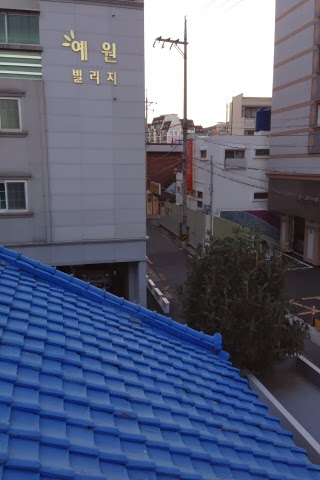
#> input picture hw3/data/S1.jpg, 320 x 480 px
$ python Louis_Ransac.py
#> lines starting #> are read from the running program, lines starting #| are printed output that depends on the picture; after the words box and inside, x2 and y2 are one past the last pixel; in counts of white or black regions, pixels touching at a corner belong together
### hw3/matcher.py
import numpy as np
import matplotlib.pyplot as plt
import cv2

class DMatch():
    def __init__(self, queryIdx, trainIdx, distance):
        self.queryIdx = queryIdx
        self.trainIdx = trainIdx
        self.distance = distance

def knnMatch(des1, des2):
    dmatch_list = []
    for i in range(len(des1)):
        distance_list = []
        idx_list = []
        for j in range(len(des2)):
            distance = np.sqrt(np.sum(np.square(des1[i] - des2[j])))
            # distance = np.linalg.norm(des1[i] - des2[j])
            distance_list.append(distance)
            idx_list.append(j)

        idx_list = np.argsort(np.asarray(distance_list))
        distance_list = np.sort(np.asarray(distance_list))

        match1 = DMatch(i, idx_list[0], distance_list[0])
        match2 = DMatch(i, idx_list[1], distance_list[1])
        dmatch_list.append([match1, match2])

    return dmatch_list

# [21 lines left out: function showMatching, not called in this run]


### hw3/wrap_two.py
import matplotlib.pyplot as plt
import numpy as np
import cv2
from ransac import homography
from wrap import registration
from PIL import Image
from matplotlib import cm
# from keras.preprocessing.image import img_to_array

def wrap_two(img1, img2, H, fileName='example.jpg'):
    '''
    wrap_two Stitch a pair image.
    Stitch img1 to img2 given the transformation from img1 to img2 is H.
    Save the stitched panorama to fileName.

    INPUT:
    - img1: image 1
    - img2: image 2
    - H: 3 by 3 affine transformation matrix
    - fileName: specified file name

    OUTPUT:
    - Pano: the panoramic image
    '''

    nrows, ncols, _ = np.array(img1).shape
    Hinv = np.linalg.inv(H)
    Hinvtuple = (Hinv[0,0],Hinv[0,1], Hinv[0,2], Hinv[1,0],Hinv[1,1],Hinv[1,2])
    Pano = np.array(img1.transform((ncols*3,nrows*3), Image.AFFINE, Hinvtuple))
    Pano.setflags(write=1)
    plt.imshow(Pano)

    Hinv = np.linalg.inv(np.eye(3))
    Hinvtuple = (Hinv[0,0],Hinv[0,1], Hinv[0,2], Hinv[1,0],Hinv[1,1],Hinv[1,2])
    AddOn = np.array(img2.transform((ncols*3,nrows*3), Image.AFFINE, Hinvtuple))
    AddOn.setflags(write=1)
    plt.imshow(AddOn)

    result_mask = np.sum(Pano, axis=2) != 0
    temp_mask = np.sum(AddOn, axis=2) != 0
    add_mask = temp_mask | ~result_mask
    for c in range(Pano.shape[2]):
        cur_im = Pano[:,:,c]
        temp_im = AddOn[:,:,c]
        cur_im[add_mask] = temp_im[add_mask]
        Pano[:,:,c] = cur_im
    plt.imshow(Pano)


    # Cropping
    boundMask = np.where(np.sum(Pano, axis=2) != 0)
    Pano = Pano[:np.max(boundMask[0]),:np.max(boundMask[1])]
    # plt.imshow(Pano)

    # Savefig
    result = Image.fromarray(Pano)
    result.save(fileName)

    return Pano

# [28 lines that do not run on import are left out]

### hw3/Louis_Ransac.py
import cv2
import matplotlib.pyplot as plt
import numpy as np
from ransac import *
from matcher import *
import random
from wrap_two import wrap_two
from PIL import Image
from matplotlib import cm

# [10 lines left out: function showKeypoints, not called in this run]


# def show_matching(matches):
#     """
#     feature matching
#     """
#     # flags = 2 single keypoint will not show
#     match_plot = cv2.drawMatches(img1, keypoints1, img2, keypoints2, matches, np.array([]), flags=2)
#     plt.imsave('feature matching.png', match_plot)

#

def drawColorMatches(rgb_img1, kp1, rgb_img2, kp2, matches, inliers = None):
    # Create a new output image that concatenates the two images together
    rows1 = rgb_img1.shape[0]
    cols1 = rgb_img1.shape[1]
    rows2 = rgb_img2.shape[0]
    cols2 = rgb_img2.shape[1]

    output = np.concatenate((rgb_img1, rgb_img2), axis=1)
    color = (255, 0, 0)
    h1, w1, c1 = rgb_img1.shape

    '''
    # out = np.zeros((max([rows1,rows2]),cols1+cols2,9), dtype='uint8')

    # Place the first image to the left
    out[:rows1,:cols1,:] = np.dstack([img1, img1, img1])

    # Place the next image to the right of it
    out[:rows2,cols1:cols1+cols2,:] = np.dstack([img2, img2, img2])
    '''

    # For each pair of points we have between both images
    # draw circles, then connect a line between them
    for mat in matches:

        # Get the matching keypoints for each of the images
        img1_idx = mat.queryIdx
        img2_idx = mat.trainIdx

        # x - columns, y - rows
        (x1,y1) = kp1[img1_idx].pt
        (x2,y2) = kp2[img2_idx].pt

        inlier = False

        if inliers is not None:
            for i in inliers:
                if i.item(0) == x1 and i.item(1) == y1 and i.item(2) == x2 and i.item(3) == y2:
                    inlier = True

        # Draw a small circle at both co-ordinates
        cv2.circle(output, (int(x1),int(y1)), 4, (255, 0, 0), 1)
        cv2.circle(output, (int(x2)+cols1,int(y2)), 4, (255, 0, 0), 1)

        # Draw a line in between the two points, draw inliers if we have them
        if inliers is not None and inlier:
            cv2.line(output, (int(x1),int(y1)), (int(x2)+cols1,int(y2)), (0, 255, 0), 1)
        elif inliers is not None:
            cv2.line(output, (int(x1),int(y1)), (int(x2)+cols1,int(y2)), (0, 0, 255), 1)

        if inliers is None:
            cv2.line(output, (int(x1),int(y1)), (int(x2)+cols1,int(y2)), (255, 0, 0), 1)

    return output

# [50 lines left out: function drawMatches, not called in this run]


# Computers a homography from 4-correspondences
#
def calculateHomography(correspondences):
    #loop through correspondences and create assemble matrix
    aList = []
    for corr in correspondences:
        p1 = np.matrix([corr.item(0), corr.item(1), 1])
        p2 = np.matrix([corr.item(2), corr.item(3), 1])

        a2 = [0, 0, 0, -p2.item(2) * p1.item(0), -p2.item(2) * p1.item(1), -p2.item(2) * p1.item(2),
              p2.item(1) * p1.item(0), p2.item(1) * p1.item(1), p2.item(1) * p1.item(2)]
        a1 = [-p2.item(2) * p1.item(0), -p2.item(2) * p1.item(1), -p2.item(2) * p1.item(2), 0, 0, 0,
              p2.item(0) * p1.item(0), p2.item(0) * p1.item(1), p2.item(0) * p1.item(2)]
        aList.append(a1)
        aList.append(a2)

    matrixA = np.matrix(aList)

    #svd composition
    u, s, v = np.linalg.svd(matrixA)

    #reshape the min singular value into a 3 by 3 matrix
    h = np.reshape(v[8], (3, 3))

    #normalize and now we have h
    h = (1/h.item(8)) * h
    return h

#
#Calculate the geometric distance between estimated points and original points
#
def geometricDistance(correspondence, h):

    p1 = np.transpose(np.matrix([correspondence[0].item(0), correspondence[0].item(1), 1]))
    estimatep2 = np.dot(h, p1)
    estimatep2 = (1/estimatep2.item(2))*estimatep2

    p2 = np.transpose(np.matrix([correspondence[0].item(2), correspondence[0].item(3), 1]))
    error = p2 - estimatep2
    return np.linalg.norm(error)


#
#Runs through ransac algorithm, creating homographies from random correspondences
#
def Louis_ransac(corr, thresh):
    maxInliers = []
    finalH = None
    for i in range(1000):
        #find 4 random points to calculate a homography
        corr1 = corr[random.randrange(0, len(corr))]
        corr2 = corr[random.randrange(0, len(corr))]
        randomFour = np.vstack((corr1, corr2))
        corr3 = corr[random.randrange(0, len(corr))]
        randomFour = np.vstack((randomFour, corr3))
        corr4 = corr[random.randrange(0, len(corr))]
        randomFour = np.vstack((randomFour, corr4))

        #call the homography function on those points
        h = calculateHomography(randomFour)
        inliers = []

        for i in range(len(corr)):
            d = geometricDistance(corr[i], h)
            if d < 5:
                inliers.append(corr[i])

        if len(inliers) > len(maxInliers):
            maxInliers = inliers
            finalH = h
        print ("Corr size: ", len(corr), " NumInliers: ", len(inliers), "Max inliers: ", len(maxInliers) )

        if len(maxInliers) > (len(corr)*thresh):
            break
    return finalH, maxInliers


if __name__ == '__main__':
    # rgb_img1 = cv2.imread('data/1.jpg')
    # rgb_img1 = cv2.imread('data/2.jpg')
    rgb_img1 = cv2.imread('data/S1.jpg')
#> rgb_img1 is the input picture: shape (480, 320, 3); mean B, G, R 121.5, 96.9, 89.6
    rgb_img2 = cv2.imread('data/S2.jpg')
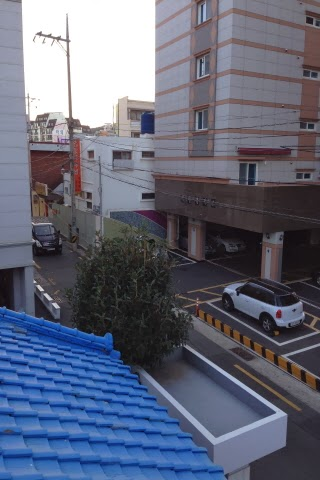
#> input picture hw3/data/S2.jpg, 320 x 480 px
#> rgb_img2 is the input picture: shape (480, 320, 3); mean B, G, R 121.4, 102.9, 97.7
    # rgb_img1 = cv2.imread('data/hill1.JPG')
    # rgb_img2 = cv2.imread('data/hill2.JPG')

    img1 = cv2.cvtColor(rgb_img1, cv2.COLOR_BGR2GRAY)
    img2 = cv2.cvtColor(rgb_img2, cv2.COLOR_BGR2GRAY)
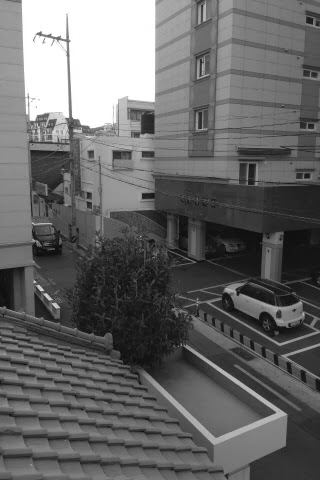
#> img2: shape (480, 320); min 8, max 255, mean 103.4
    rgb_img1 = cv2.cvtColor(rgb_img1, cv2.COLOR_BGR2RGB)
    rgb_img2 = cv2.cvtColor(rgb_img2, cv2.COLOR_BGR2RGB)

    # find features and keypoints
    sift = cv2.SIFT_create()
    keypoints1, descriptors1 = sift.detectAndCompute(img1, None)
#> keypoints1 = 958 keypoints; strongest (x, y, size): (168, 40, 2.7), (177, 41, 3.1), (185, 43, 3.4), (185, 57, 2.5)
    keypoints2, descriptors2 = sift.detectAndCompute(img2, None)
#> keypoints2 = 1020 keypoints; strongest (x, y, size): (40, 34, 3.1), (41, 289, 2.6), (58, 38, 3.1), (46, 295, 2.7)
    keypoints = [keypoints1, keypoints2]

    matches = knnMatch(descriptors1, descriptors2)
#> the loop in knnMatch, `for i in range(len(des1)):` made 958 passes
#> after the loop in knnMatch, `for i in range(len(des1)):`: dmatch_list = 958 matches
#> matches = 958 matches


    good_matches = []
    for m, n in matches:
        # print(m.distance)
        if m.distance < 0.5 * n.distance:
            good_matches.append(m)
#> after the loop, good_matches = 137 matches
    src_pts = []
    dst_pts = []
    for match in good_matches:
        src_pts.append(keypoints1[match.queryIdx].pt)
        dst_pts.append(keypoints2[match.trainIdx].pt)
#> this loop made 137 passes
#> after the loop, dst_pts = 137 pairs, first value 19.43 to 190.5, second value 36.39 to 443.7; src_pts = 137 pairs, first value 63.04 to 306.8, second value 38.58 to 457.7

    #showMatching(img1, img2, src_pts, dst_pts)

    correspondenceList = []
    for match in good_matches:
        (x1, y1) = keypoints[0][match.queryIdx].pt
        (x2, y2) = keypoints[1][match.trainIdx].pt
        correspondenceList.append([x1, y1, x2, y2])
#> this loop made 137 passes
#> (x1, y1, x2, y2) on passes 1 to 12: (63.04, 349.9, 19.82, 388), (134.9, 264, 20.79, 269.7), (139.9, 102.3, 19.43, 97.43), (146.5, 390.9, 32.06, 402.8), (147.5, 143.3, 30.92, 141.4), (148.5, 191.7, 33.85, 192.8), (149.2, 340.6, 35.33, 349.6), (149.3, 153.9, 33.21, 152.6), (152.1, 134.8, 36.15, 132.8), (152.3, 301.2, 41.11, 307.8), (152.4, 283.6, 41.09, 289.2), (153.3, 338.3, 40.55, 346.7)
#> after the loop, correspondenceList = 137 items, first 6: [63.04, 349.9, 19.82, 388], [134.9, 264, 20.79, 269.7], [139.9, 102.3, 19.43, 97.43], [146.5, 390.9, 32.06, 402.8], [147.5, 143.3, 30.92, 141.4], [148.5, 191.7, 33.85, 192.8]

    corrs = np.matrix(correspondenceList)
#> corrs = 137 rows, first 6: [63.04, 349.9, 19.82, 388], [134.9, 264, 20.79, 269.7], [139.9, 102.3, 19.43, 97.43], [146.5, 390.9, 32.06, 402.8], [147.5, 143.3, 30.92, 141.4], [148.5, 191.7, 33.85, 192.8]

    # run ransac algorithm
    finalH, inliers = Louis_ransac(corrs, 0.6) #estimation thresh 0.6
#> the loop in Louis_ransac, `for i in range(1000):` made 1 pass
#> (randomFour, corr3, corr4) on pass 1: ([[229.3, 430.7, 119.3, 428.1], [250.1, 154.3, 136.8, 155.9]], [[152.4, 283.6, 41.09, 289.2]], [[197.3, 187.7, 86.2, 188.6]])
#| Corr size:  137  NumInliers:  129 Max inliers:  129
    print("Final homography: ", finalH)
#| Final homography:  [[ 1.26478122e+00  1.83433592e-02 -1.50390816e+02]
#|  [ 1.75035171e-01  1.23250115e+00 -4.15220568e+01]
#|  [ 8.90335897e-04  7.55557831e-05  1.00000000e+00]]
    print("Final inliers count: ", len(inliers))
#| Final inliers count:  129

    # matchImg = drawMatches(img1, keypoints[0], img2, keypoints[1], good_matches, inliers)
    matchImg = drawColorMatches(rgb_img1, keypoints[0], rgb_img2, keypoints[1], good_matches, inliers)
#> the loop in drawColorMatches, `for mat in matches:` made 137 passes
#> after the loop in drawColorMatches, `for mat in matches:`:
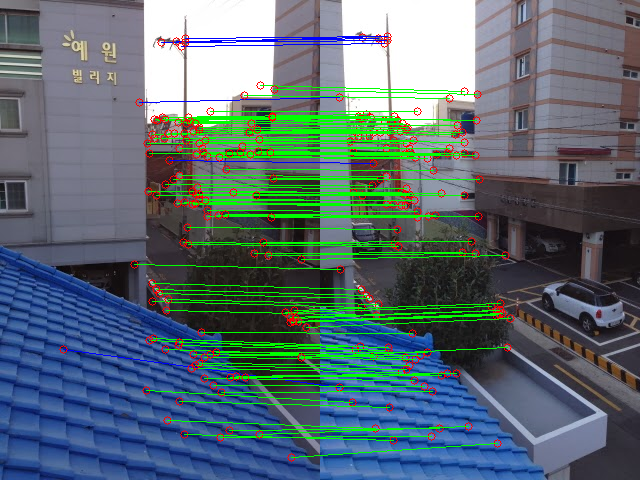
#> output: shape (480, 640, 3); mean R, G, B 89.5, 108.5, 113.4

    #cv2.imwrite('InlierMatches.png', matchImg)
    plt.imsave('InlierMatches.png', matchImg)

    f = open('homography.txt', 'w')
    f.write("Final homography: \n" + str(finalH) + "\n")
    f.write("Final inliers count: " + str(len(inliers)))
    f.close()

    # showKeypoints(keypoints1, keypoints2)

    # H = RANSAC(keypoints1, keypoints2, good_matches, 500)
    img_1 = Image.fromarray(rgb_img1)
    img_2 = Image.fromarray(rgb_img2)
    result = wrap_two(img_1, img_2, finalH)
#> in wrap_two, `result_mask = np.sum(Pano, axis=2) != 0`:
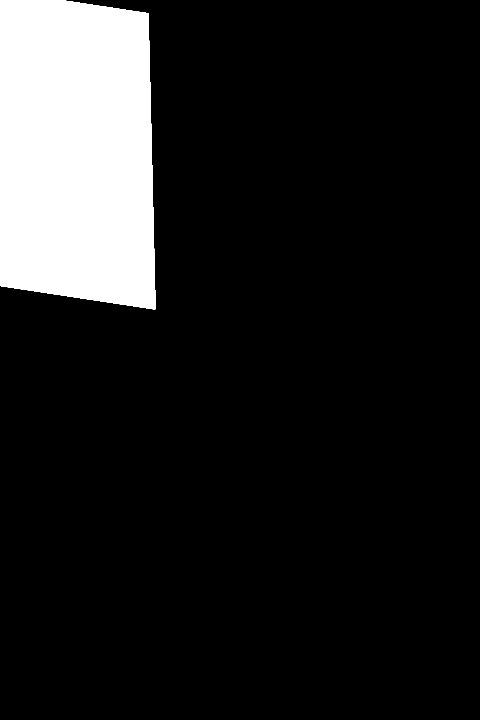
#> result_mask: shape (1440, 960) bool (shown at 1/2 size); 12.9% white; 1 white region, box (x1, y1, x2, y2) and area: (0, 0, 311, 619) 178675
#> in wrap_two, `temp_mask = np.sum(AddOn, axis=2) != 0`: temp_mask: shape (1440, 960) bool; 11.1% white; 1 white region, box (x1, y1, x2, y2) and area: (0, 0, 320, 480) 153600
#> in wrap_two, `add_mask = temp_mask | ~result_mask`:
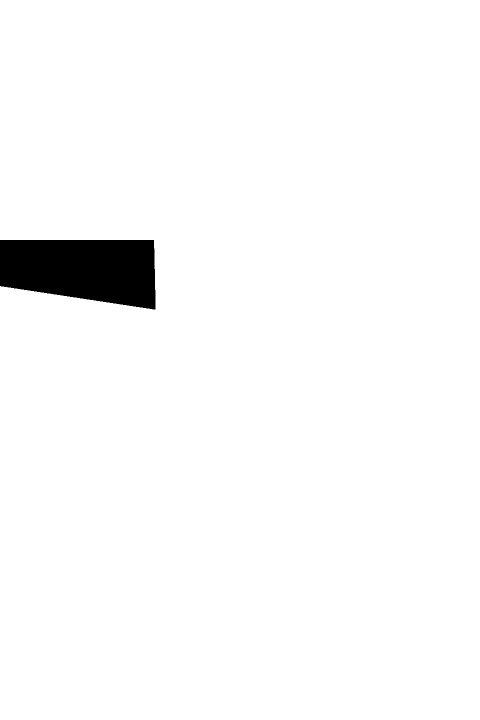
#> add_mask: shape (1440, 960) bool (shown at 1/2 size); 97.4% white; 1 black region, box (x1, y1, x2, y2) and area: (0, 480, 311, 619) 35835
#> after the loop in wrap_two, `for c in range(Pano.shape[2]):`:
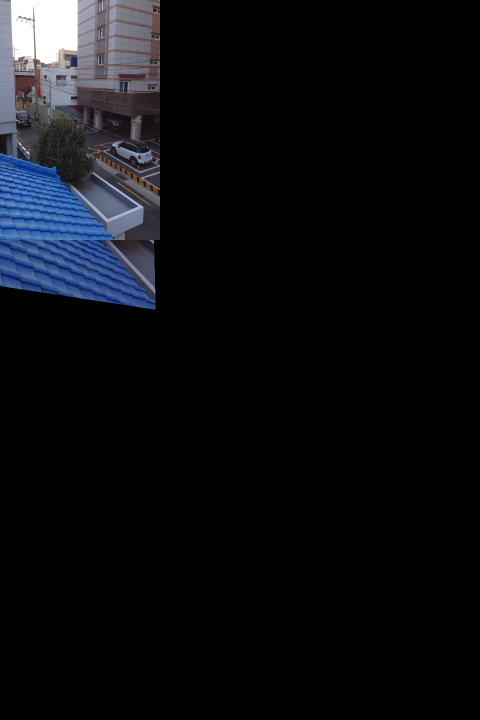
#> Pano: shape (1440, 960, 3) (shown at 1/2 size); mean R, G, B 12.2, 13.4, 16.8
#> in wrap_two, `Pano = Pano[:np.max(boundMask[0]),:np.max(boundMask[1])]`:
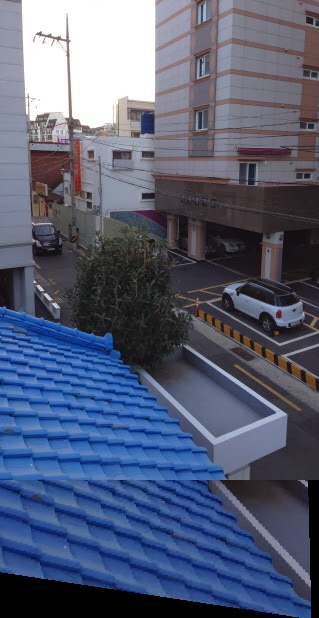
#> Pano: shape (618, 319, 3); mean R, G, B 85.1, 93.6, 117.7
